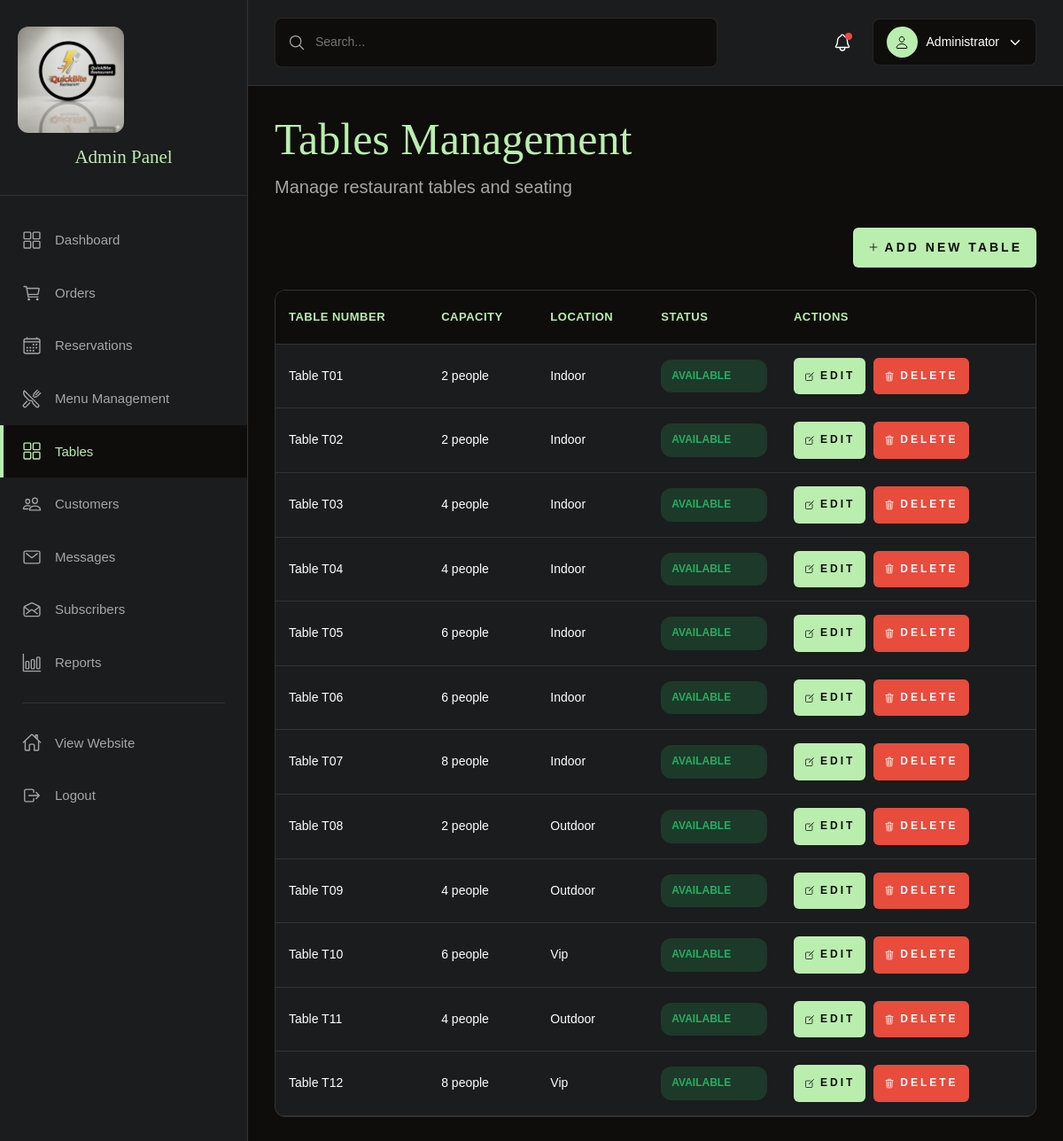
Screenshot of /admin/tables.php (signed in) with the database file from the repository.
### tables this page shows
CREATE TABLE tables (
    id INT AUTO_INCREMENT PRIMARY KEY,
    table_number VARCHAR(20) NOT NULL UNIQUE,
    capacity INT NOT NULL,
    location ENUM('indoor', 'outdoor', 'vip') DEFAULT 'indoor',
    status ENUM('available', 'occupied', 'reserved', 'maintenance') DEFAULT 'available',
    created_at TIMESTAMP DEFAULT CURRENT_TIMESTAMP,
    INDEX idx_status (status)
);

### admin/tables.php (the view, shortened to what this page needs)
<?php
$conn = getDBConnection();
$query = "SELECT * FROM tables ORDER BY table_number";
$tables = $conn->query($query);
?>
<!DOCTYPE html>
<html lang="en">
<head>
    <link rel="stylesheet" href="../assets/css/style.css">
    <link rel="stylesheet" href="../assets/css/dashboard.css">
</head>
<body class="admin-page">
    <?php include 'includes/sidebar.php'; ?>
    <div class="admin-content">
        <?php include 'includes/topbar.php'; ?>
        <div class="content-wrapper">
            <div class="page-header">
                <h1 class="headline-1">Tables Management</h1>
                <p class="body-2">Manage restaurant tables and seating</p>
            </div>
            <div class="page-actions">
                <button class="btn btn-primary" onclick="openAddModal()">
                    <ion-icon name="add-outline"></ion-icon>
                    Add New Table
                </button>
            </div>
            <div class="table-container">
                <table class="data-table">
                    <thead>
                        <tr>
                            <th>Table Number</th>
                            <th>Capacity</th>
                            <th>Location</th>
                            <th>Status</th>
                            <th>Actions</th>
                        </tr>
                    </thead>
                    <tbody>
                        <?php if ($tables->num_rows > 0): ?>
                            <?php while ($table = $tables->fetch_assoc()): ?>
                                <tr>
                                    <td>Table <?php echo htmlspecialchars($table['table_number']); ?></td>
                                    <td><?php echo $table['capacity']; ?> people</td>
                                    <td><?php echo ucfirst($table['location']); ?></td>
                                    <td>
                                        <span class="status-badge status-<?php echo $table['status']; ?>">
                                            <?php echo ucfirst($table['status']); ?>
                                        </span>
                                    </td>
                                    <td>
                                        <button class="btn btn-sm btn-primary" onclick="editTable(<?php echo $table['id']; ?>, '<?php echo addslashes($table['table_number']); ?>', <?php echo $table['capacity']; ?>, '<?php echo $table['location']; ?>', '<?php echo $table['status']; ?>')">
                                            <ion-icon name="create-outline"></ion-icon>
                                            Edit
                                        </button>
                                        <button class="btn btn-sm btn-danger" onclick="deleteTable(<?php echo $table['id']; ?>, '<?php echo addslashes($table['table_number']); ?>')">
                                            <ion-icon name="trash-outline"></ion-icon>
                                            Delete
                                        </button>
                                    </td>
                                </tr>
                            <?php endwhile; ?>
                        <?php else: ?>
                            <tr>
                                <td colspan="5" class="no-data">No tables found</td>
                            </tr>
                        <?php endif; ?>
                    </tbody>
                </table>
            </div>
        </div>
    </div>
</body>
</html>

### assets/css/style.css (style rules this page uses)
:root { --gold-crayola: hsl(110, 65%, 81%); --quick-silver: hsla(0, 0%, 65%, 1); --davys-grey: hsla(30, 3%, 34%, 1); --smoky-black-1: hsla(40, 12%, 5%, 1); --smoky-black-2: hsla(30, 8%, 5%, 1); --smoky-black-3: hsla(0, 3%, 7%, 1); --eerie-black-1: hsla(210, 4%, 9%, 1); --eerie-black-2: hsla(210, 4%, 11%, 1); --eerie-black-3: hsla(180, 2%, 8%, 1); --eerie-black-4: hsla(0, 0%, 13%, 1); --white: hsla(0, 0%, 100%, 1); --white-alpha-20: hsla(0, 0%, 100%, 0.2); --white-alpha-10: hsla(0, 0%, 100%, 0.1); --black: hsla(0, 0%, 0%, 1); --black-alpha-80: hsla(0, 0%, 0%, 0.8); --black-alpha-15: hsla(0, 0%, 0%, 0.15); --loading-text-gradient: linear-gradient(90deg, transparent 0% 16.66%, var(--smoky-black-3) 33.33% 50%, transparent 66.66% 75%); --gradient-1: linear-gradient(to top,hsla(0, 0%, 0%, 0.9),hsla(0, 0%, 0%, 0.7),transparent); --fontFamily-forum: 'Forum', cursive; --fontFamily-dm_sans: 'DM Sans', sans-serif; --fontSize-display-1: calc(1.3rem + 6.7vw); --fontSize-headline-1: calc(2rem + 2.5vw); --fontSize-headline-2: calc(1.3rem + 2.4vw); --fontSize-title-1: calc(1.6rem + 1.2vw); --fontSize-title-2: 2.2rem; --fontSize-title-3: 2.1rem; --fontSize-title-4: calc(1.6rem + 1.2vw); --fontSize-body-1: 2.4rem; --fontSize-body-2: 1.6rem; --fontSize-body-3: 1.8rem; --fontSize-body-4: 1.6rem; --fontSize-label-1: 1.4rem; --fontSize-label-2: 1.2rem; --weight-regular: 400; --weight-bold: 700; --lineHeight-1: 1em; --lineHeight-2: 1.2em; --lineHeight-3: 1.5em; --lineHeight-4: 1.6em; --lineHeight-5: 1.85em; --lineHeight-6: 1.4em; --letterSpacing-1: 0.15em; --letterSpacing-2: 0.4em; --letterSpacing-3: 0.2em; --letterSpacing-4: 0.3em; --letterSpacing-5: 3px; --section-space: 70px; --shadow-1: 0px 0px 25px 0px hsla(0, 0%, 0%, 0.25); --radius-24: 24px; --radius-circle: 50%; --transition-1: 250ms ease; --transition-2: 500ms ease; --transition-3: 1000ms ease; }
*, *::before, *::after { margin: 0; padding: 0; box-sizing: border-box; }
input, button, select, textarea { background: none; border: none; font: inherit; }
button { cursor: pointer; }
html { font-size: 10px; scroll-behavior: smooth; }
body { background-color: var(--eerie-black-1); color: var(--white); font-family: var(--fontFamily-dm_sans); font-size: var(--fontSize-body-4); font-weight: var(--weight-regular); line-height: var(--lineHeight-5); overflow: hidden; height: 300vh; }
.display-1, .headline-1, .headline-2, .title-1, .title-2, .title-3, .title-4 { color: var(--white); font-family: var(--fontFamily-forum); font-weight: var(--weight-regular); line-height: var(--lineHeight-2); }
.headline-1 { font-size: var(--fontSize-headline-1); }
.body-2 { font-size: var(--fontSize-body-2); line-height: var(--lineHeight-4); }
.btn { position: relative; color: var(--gold-crayola); font-size: var(--fontSize-label-2); font-weight: var(--weight-bold); text-transform: uppercase; letter-spacing: var(--letterSpacing-5); max-width: max-content; border: 2px solid var(--gold-crayola); padding: 12px 45px; overflow: hidden; z-index: 1; }
.btn::before { content: ""; position: absolute; bottom: 100%; left: 50%; transform: translateX(-50%); width: 200%; height: 200%; border-radius: var(--radius-circle); background-color: var(--gold-crayola); transition: var(--transition-2); z-index: -1; }
@media (min-width: 575px) { :root { --fontSize-body-2: 2rem; } }
@media (min-width: 992px) { :root { --section-space: 100px; } }
@media (min-width: 1200px) { :root { --fontSize-title-2: 2.5rem; } }

### admin/tables.php (style rules this page uses)
.page-actions { margin-bottom: 25px; display: flex; justify-content: flex-end; }
.status-badge { padding: 4px 12px; border-radius: 12px; font-size: 12px; font-weight: 600; text-transform: uppercase; }
.status-available { background: rgba(39, 174, 96, 0.2); color: #27ae60; }
.btn { padding: 8px 16px; border: none; border-radius: 6px; cursor: pointer; font-size: 14px; font-weight: 600; text-decoration: none; display: inline-flex; align-items: center; gap: 6px; transition: all 0.3s ease; }
.btn-sm { padding: 6px 12px; font-size: 12px; margin-right: 5px; }
.btn-primary { background: var(--gold-crayola); color: var(--smoky-black-1); }
.btn-danger { background: #e74c3c; color: white; }

### rows the page displays
tables: table_number "T01", capacity "2", location "Indoor", status "AVAILABLE"
tables: table_number "T02", capacity "2", location "Indoor", status "AVAILABLE"
tables: table_number "T03", capacity "4", location "Indoor", status "AVAILABLE"
tables: table_number "T04", capacity "4", location "Indoor", status "AVAILABLE"
tables: table_number "T05", capacity "6", location "Indoor", status "AVAILABLE"
tables: table_number "T06", capacity "6", location "Indoor", status "AVAILABLE"
tables: table_number "T07", capacity "8", location "Indoor", status "AVAILABLE"
tables: table_number "T08", capacity "2", location "Outdoor", status "AVAILABLE"
tables: table_number "T09", capacity "4", location "Outdoor", status "AVAILABLE"
tables: table_number "T10", capacity "6", location "Vip", status "AVAILABLE"
tables: table_number "T11", capacity "4", location "Outdoor", status "AVAILABLE"
tables: table_number "T12", capacity "8", location "Vip", status "AVAILABLE"

### other values shown
$_SESSION['full_name'] "Administrator"
